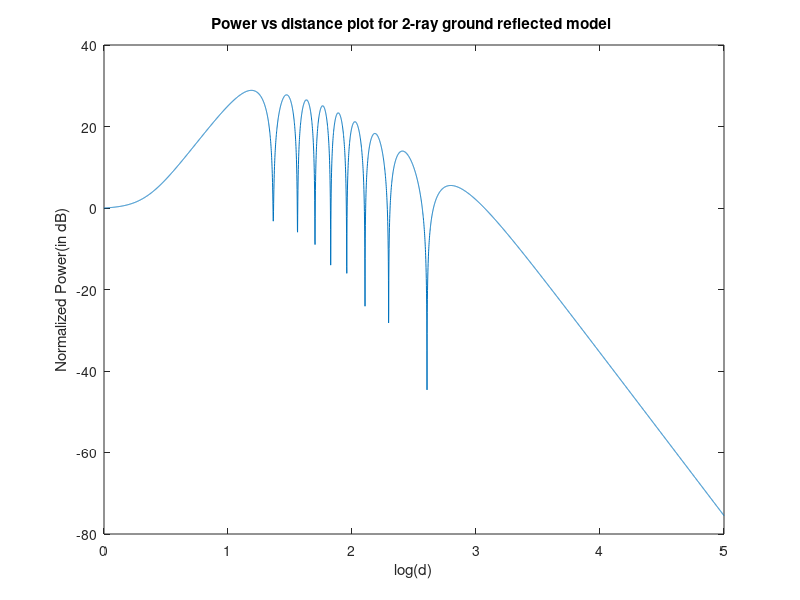

This figure's MATLAB source:
ld=0:0.001:5; 
%%Declaring Variables
    d=10.^ld; 
    ht=45; %50; 
    hr=1.5; %2;
    %R=-1; 
    %G_los=1; 
    %G_gr=1; 
    %lambda=1/3; 
%%l_gr=sqrt( (ht+hr)^2+d.^2); %% 
D = sqrt(d.^2 + (ht+hr)^2);
l_gr=D;
l_los=sqrt( (ht-hr)^2+d.^2); 
R=-1; 
G_los=1; 
G_gr=1; 
lambda=1/3; 
phi=2*pi*(D-l_los)/lambda; 
los=sqrt(G_los)./l_los; 
gr=R*sqrt(G_gr)*exp(-j.*phi)./D; 
rs=lambda.*(los+gr)/4*pi; 
ps=abs(rs).^2; 
norm=ps(1); 
pn=ps./norm; 
x = ld ;
y =10*log10(pn); 
plot(ld,y); 
title('Power vs distance plot for 2-ray ground reflected model '); 
xlabel('log(d)'); 
ylabel('Normalized Power(in dB)');
%print -deps graph.eps